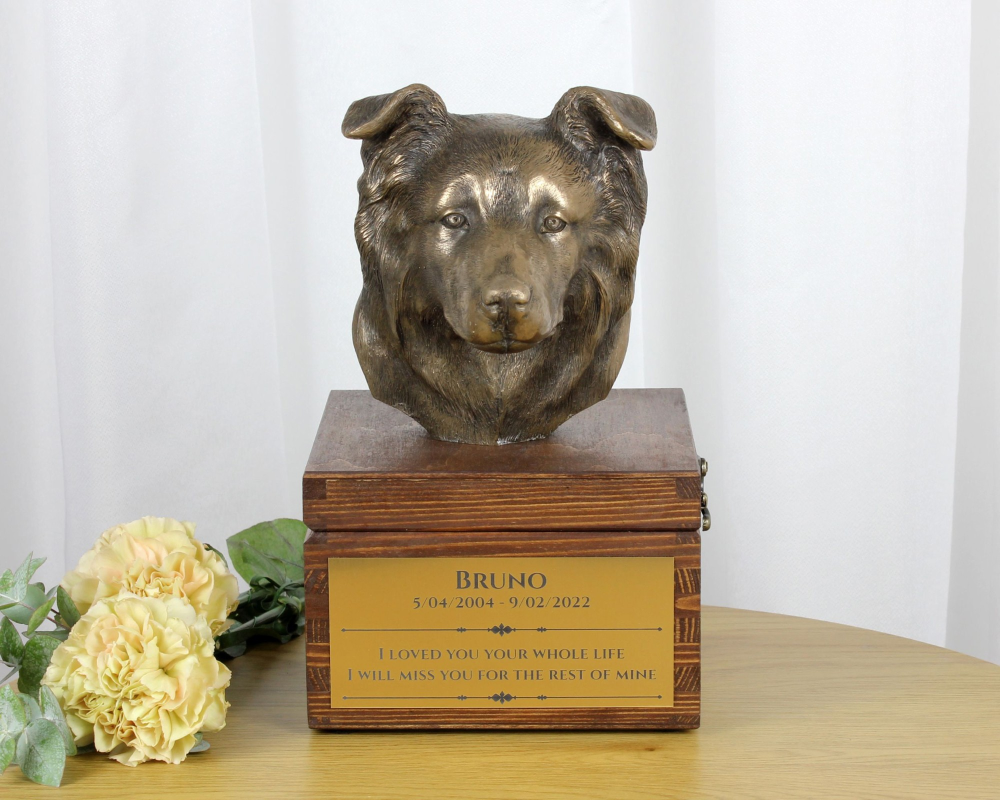
#> input picture video/src/assets_urn_statue/dog/breed-1.jpg, 2000 x 1600 px, given in place of colour-brown.jpg, which was not available (shown at 1/2 size)
$ python -i render_urn_statue.py   (imports and definitions only)
#> lines starting #> are read from the running program, lines starting #| are printed output that depends on the picture
### video/src/render.py
#!/usr/bin/env python3
"""Render the Art-Dog ceramic plaque personalisation video (1920x1080, 30 fps, no audio).

Usage: python3 -I render.py OUTPUT.mp4 [--frames-dir DIR --at T [T ...]]
Everything the video shows lives in this file (texts, timing) and in assets/ and fonts/.
"""
import subprocess
import sys
from pathlib import Path

from PIL import Image, ImageChops, ImageDraw, ImageFont

HERE = Path(__file__).resolve().parent
W, H, FPS, DURATION = 1920, 1080, 30, 15.0
GOLD = (0xD0, 0xA5, 0x49)
DARK = (0x58, 0x59, 0x5B)
WHITE = (255, 255, 255)
FADE = 0.45  # crossfade between scenes / panels, seconds

# ---------------------------------------------------------------- fonts
def playfair(size, italic=False):
    f = ImageFont.truetype(str(HERE / "fonts" / ("PlayfairDisplay-Italic.ttf" if italic else "PlayfairDisplay.ttf")), size)
    f.set_variation_by_axes([400])
    return f


def opensans(size, weight=400):
    f = ImageFont.truetype(str(HERE / "fonts" / "OpenSans.ttf"), size)
    f.set_variation_by_axes([weight, 100])  # axes: Weight, Width
    return f


# ---------------------------------------------------------------- text layers
# [23 lines left out: functions draw_runs, wrap, not called in this run]


def blend(c, a):
    return tuple(int(255 + (v - 255) * a) for v in c)


def text_block(label, title_lines, sub, x, cy, max_w=760, title_size=86, centered=False):
    """Label (gold caps), title (Georgia-style lines; *italic* runs), gold rule, subtitle.
    Returns RGBA layer the size of the frame, block vertically centred on cy."""
    layer = Image.new("RGBA", (W, H), (0, 0, 0, 0))
    d = ImageDraw.Draw(layer)
    lab_f, sub_f = opensans(26, 600), opensans(34, 400)
    tit_r, tit_i = playfair(title_size), playfair(title_size, True)
    line_h = int(title_size * 1.22)
    sub_lines = wrap(sub, sub_f, max_w)
    total = 26 + 30 + line_h * len(title_lines) + 34 + 3 + 34 + 46 * len(sub_lines)
    y = cy - total // 2

    def ox(width):
        return x - width // 2 if centered else x

    lw = sum(lab_f.getlength(c) + 4 for c in label)
    draw_runs(d, ox(lw), y, [(label, lab_f)], GOLD, spacing=4)
    y += 26 + 30
    for line in title_lines:
        runs, parts = [], line.split("*")
        for i, p in enumerate(parts):
            if p:
                runs.append((p, tit_i if i % 2 else tit_r))
        tw = sum(f.getlength(t) for t, f in runs)
        draw_runs(d, ox(int(tw)), y, runs, DARK)
        y += line_h
    y += 34
    rule_w = 90
    d.rectangle([ox(rule_w), y, ox(rule_w) + rule_w, y + 2], fill=GOLD)
    y += 3 + 34
    for sl in sub_lines:
        sw = sub_f.getlength(sl)
        d.text((ox(int(sw)), y), sl, font=sub_f, fill=blend(DARK, 0.85))
        y += 46
    return layer


def caption(text, cx, y):
    layer = Image.new("RGBA", (W, H), (0, 0, 0, 0))
    d = ImageDraw.Draw(layer)
    f = opensans(30, 400)
    w = f.getlength(text)
    d.text((cx - w / 2, y), text, font=f, fill=blend(DARK, 0.9))
    return layer


# ---------------------------------------------------------------- image layers
CROP = (390, 195, 1610, 1810)  # the oval tile inside the 2000x2000 originals


# [7 lines left out: function photo, not called in this run]


def logo(width, cx, y):
    im = Image.open(HERE / "assets" / "logo.png").convert("RGBA")
    h = round(im.height * width / im.width)
    im = im.resize((width, h), Image.LANCZOS)
    layer = Image.new("RGBA", (W, H), (0, 0, 0, 0))
    layer.paste(im, (cx - width // 2, y), im)
    return layer, h


def end_texts(y, breeds="200"):
    layer = Image.new("RGBA", (W, H), (0, 0, 0, 0))
    d = ImageDraw.Draw(layer)
    f = playfair(56, True)
    t = "In loving memory"
    d.text(((W - f.getlength(t)) / 2, y), t, font=f, fill=DARK)
    y += 100
    d.rectangle([W // 2 - 45, y, W // 2 + 45, y + 2], fill=GOLD)
    y += 30
    f2 = opensans(36, 400)
    t2 = "Handmade since 1993"
    d.text(((W - f2.getlength(t2)) / 2, y), t2, font=f2, fill=blend(DARK, 0.9))
    y += 70
    f3 = opensans(22, 600)
    t3 = f"{breeds} BREEDS  ·  ORIGINAL DESIGNS  ·  HANDMADE"
    w3 = sum(f3.getlength(c) + 4 for c in t3)
    draw_runs(d, (W - w3) / 2, y, [(t3, f3)], GOLD, spacing=4)
    return layer


# ---------------------------------------------------------------- timeline
def ease(x):
    x = max(0.0, min(1.0, x))
    return x * x * (3 - 2 * x)


# [108 lines left out: functions fade, scale_alpha, build, compose, main, not called in this run]


# [2 lines that do not run on import are left out]

### video/src/render_urn_statue.py
#!/usr/bin/env python3
"""Film o personalizacji urny z popiersiem z brązu (wybór rasy, wybór koloru urny, imię, daty, cytat). 1920x1080, 30 kl./s, bez dźwięku, 15 s.
Zdjęcia: assets_urn_statue/<gatunek>/breed-1..5.jpg (rasy), colour-brown.jpg, colour-black.jpg.
Użycie: python3 -I render_urn_statue.py dog WYJŚCIE.mp4 [--frames-dir KATALOG --at T [T ...]]
"""
import subprocess
import sys
from pathlib import Path

import numpy as np
from PIL import Image, ImageChops, ImageDraw

HERE = Path(__file__).resolve().parent
sys.path.insert(0, str(HERE))
import render as R  # noqa: E402

W, H, FPS = R.W, R.H, R.FPS
FADE = R.FADE
SPECIES = "dog"
ASSETS = HERE / "assets_urn_statue" / SPECIES
S = [0.0, 1.9, 5.9, 8.4, 12.9, 15.0]
BREEDS = "100"
DESIGNS = "100+"
ease = R.ease


# [17 lines left out: functions put, put_text, not called in this run]


def load(name):
    return Image.open(ASSETS / f"{name}.jpg").convert("RGB")


# ---------------------------------------------------------------- scene 1
# [2 lines that did not run here, left out]
#> in text_block, `layer = Image.new("RGBA", (W, H), (0, 0, 0, 0))`: layer: PIL image 1920x1080 RGBA; every value is 0


# [4 lines left out: function scene1, not called in this run]


# ---------------------------------------------------------------- scene 2: the breeds cross-fade in one place (rounded white corners)
PW = 1000
RADIUS = 40
STATUE = {"dog": "BRONZE STATUE"}[SPECIES]


# [6 lines left out: function rounded, not called in this run]


TILES = []
# [4 lines not run here, left out]
PCX, PCY = 90 + PW // 2, 540
# [1 line that did not run here, left out]
STARTS2 = [0.2 + i * 0.55 for i in range(5)]


# [6 lines left out: function scene2, not called in this run]


# ---------------------------------------------------------------- scene 3: colour of the urn, black slides out from under brown
def urn_tile(name):
    im = load(name)
    a = np.asarray(im).astype(int)
    ys, xs = np.where((255 - a.min(axis=2)) > 40)
    im = im.crop((xs.min() - 14, ys.min() - 14, xs.max() + 15, ys.max() + 15))
    h = 640
    return im.resize((round(im.width * h / im.height), h), Image.LANCZOS).convert("RGBA")


BROWN, BLACK = urn_tile("colour-brown"), urn_tile("colour-black")
#> in load, returned value is the input picture: PIL image 2000x1600 RGB; mean R, G, B 192.3, 182.2, 163.2
#> in urn_tile, `im = im.crop((xs.min() - 14, ys.min() - 14, xs.max() + 15, ys.max() + ..`:
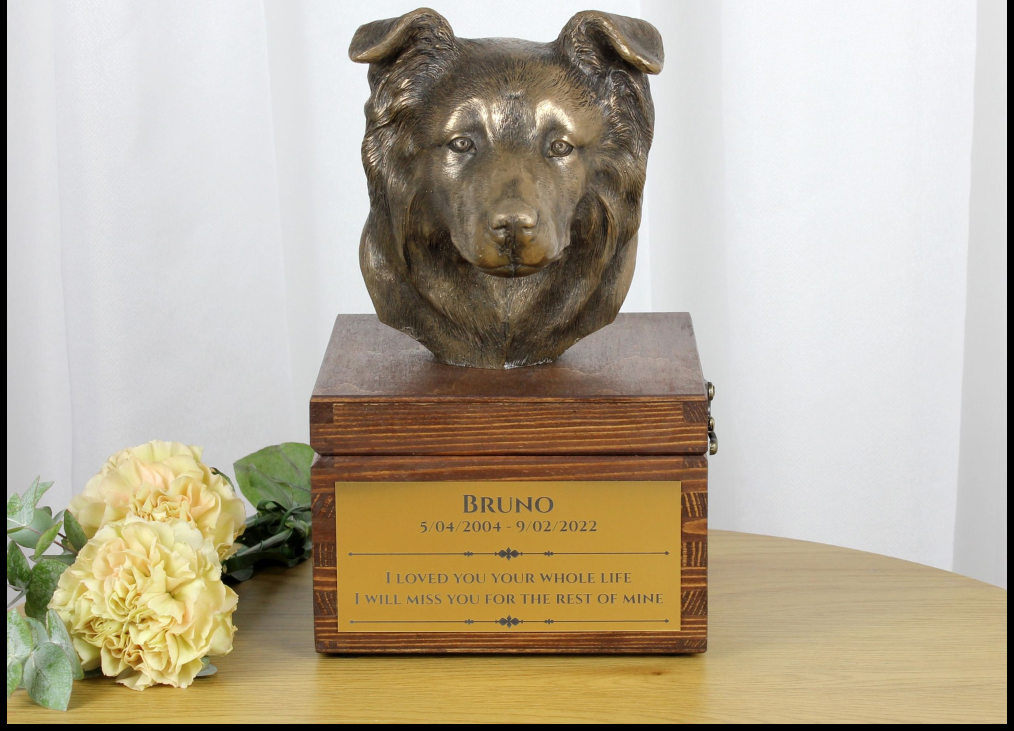
#> im: PIL image 2028x1462 RGB (shown at 1/2 size); mean R, G, B 183, 172, 151.1
#> in urn_tile, `return im.resize((round(im.width * h / im.height), h), Image.LANCZOS)...`:
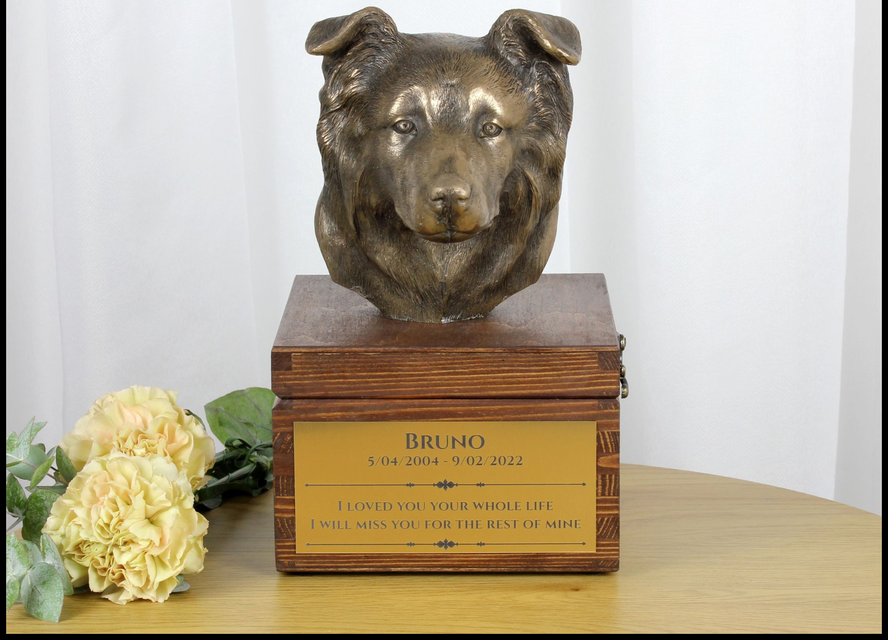
#> returned value: PIL image 888x640 RGBA; mean R, G, B, A 183, 172, 151.1, 255
#> call 2 of urn_tile, with name = 'colour-black'
#> call 2 of load, with name = 'colour-black'
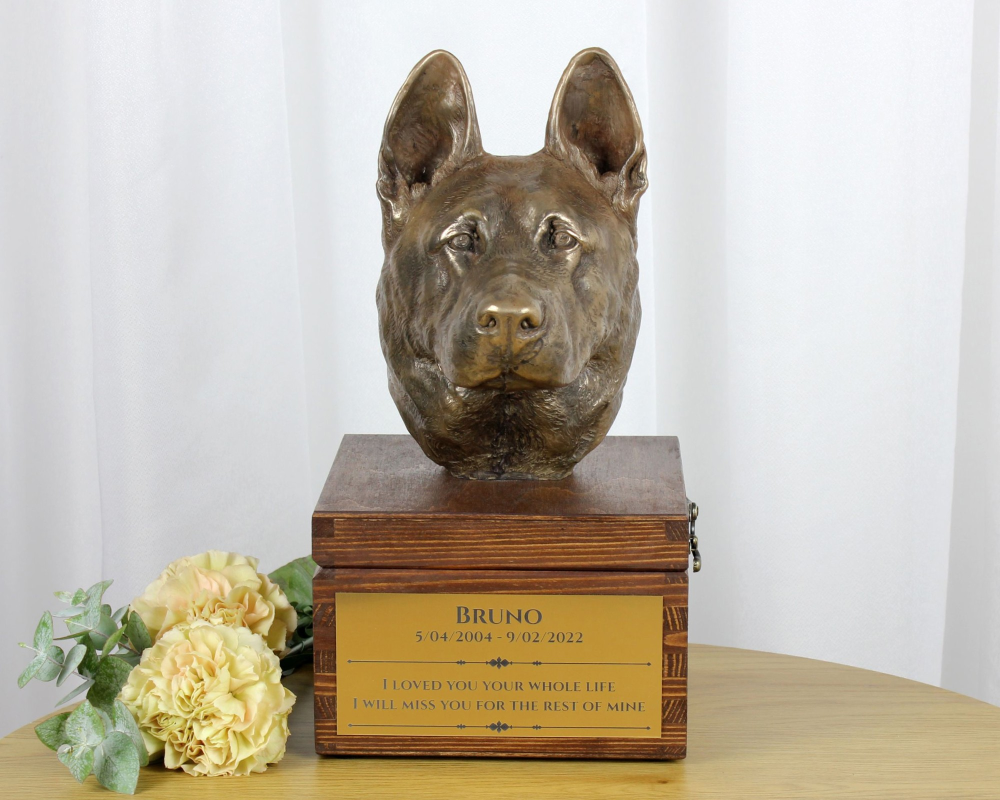
#> input picture video/src/assets_urn_statue/dog/breed-2.jpg, 2000 x 1600 px, given in place of colour-black.jpg, which was not available (shown at 1/2 size)
#> in load, returned value is the input picture: PIL image 2000x1600 RGB; mean R, G, B 193.4, 184.8, 169.2
#> in urn_tile (call 2), `im = im.crop((xs.min() - 14, ys.min() - 14, xs.max() + 15, ys.max() + ..`:
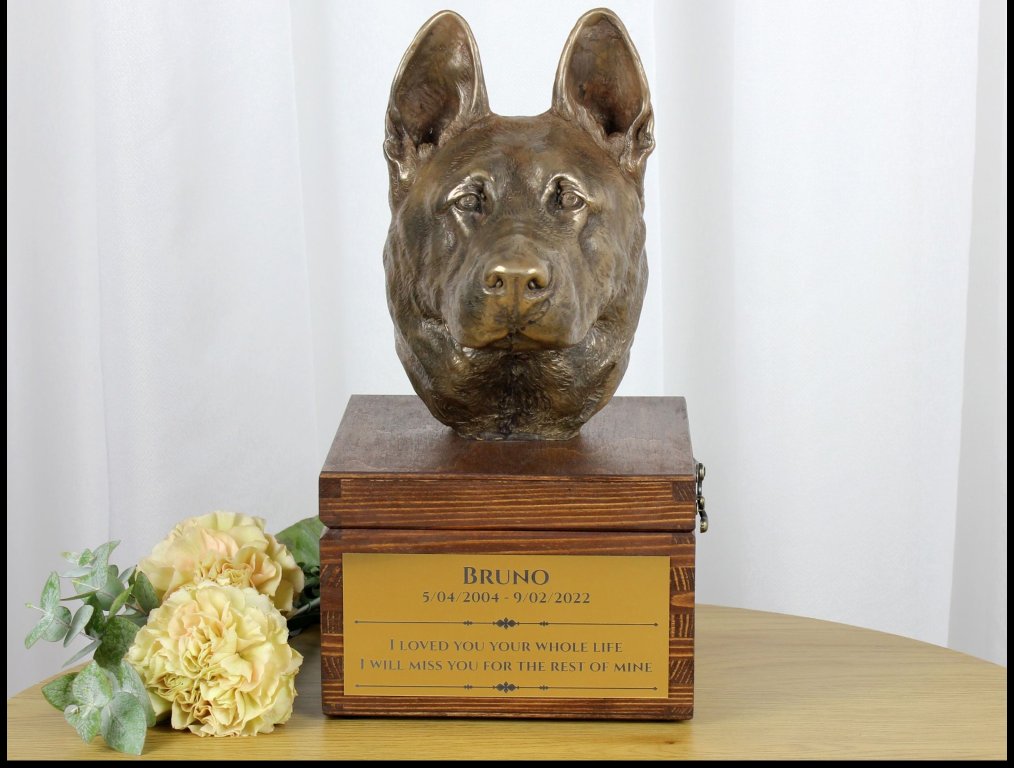
#> im: PIL image 2028x1535 RGB (shown at 1/2 size); mean R, G, B 186.7, 177.7, 161.6
#> in urn_tile (call 2), `return im.resize((round(im.width * h / im.height), h), Image.LANCZOS)...`:
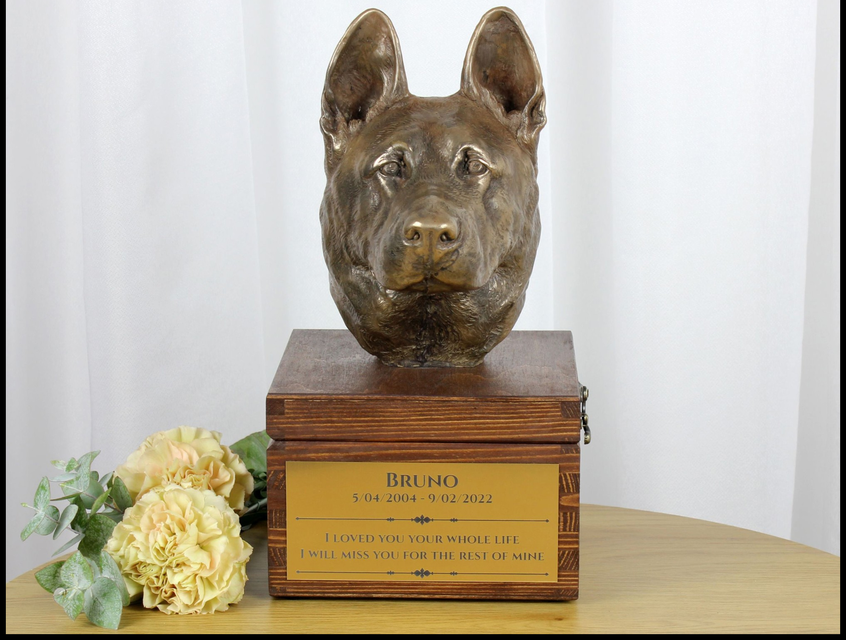
#> returned value: PIL image 846x640 RGBA; mean R, G, B, A 186.8, 177.8, 161.6, 255
X_BROWN, X_BLACK = 330, 330 + BROWN.width + 90
#> X_BROWN = 330; X_BLACK = 1308
X_START = X_BROWN + 40  # hidden behind the brown urn
#> X_START = 370
CY3 = 520
# [1 line that did not run here, left out]
# [1 line that did not run here, left out]


# [9 lines left out: function scene3, not called in this run]


# ---------------------------------------------------------------- scene 4: camera on the engraved plate: name and dates, then the quote
# [1 line not run here, left out]
FW, FH = 840, 560
FCX, FCY = 90 + FW // 2, H // 2
KEYS = [(0.0, 1000, 800, 2000), (0.9, 1000, 1250, 540), (2.2, 1000, 1250, 540), (3.1, 1000, 1340, 760), (4.5, 1000, 1340, 760)]


# [15 lines left out: functions cam, view, not called in this run]


def tb(label, lines, sub):
    return R.text_block(label, lines, sub, 1010, H // 2, max_w=820, title_size=96)


# [2 lines that did not run here, left out]


# [6 lines left out: function scene4, not called in this run]


# ---------------------------------------------------------------- scene 5: end card
_lg, _lh = R.logo(380, W // 2, 0)
#> in logo, `im = im.resize((width, h), Image.LANCZOS)`:
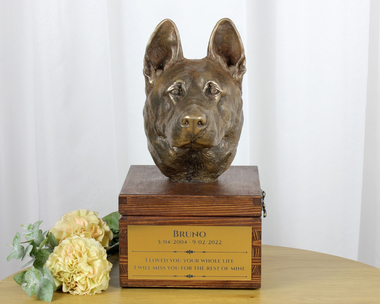
#> im: PIL image 380x304 RGBA; mean R, G, B, A 193.4, 184.8, 169.2, 255
#> in logo, `layer.paste(im, (cx - width // 2, y), im)`:
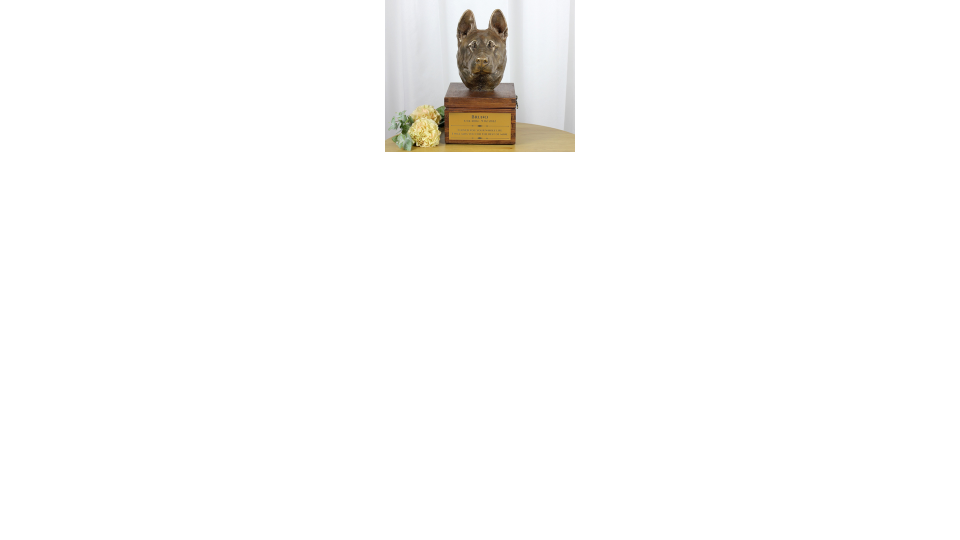
#> layer: PIL image 1920x1080 RGBA (shown at 1/2 size); mean R, G, B, A 10.8, 10.3, 9.4, 14.2; transparent parts drawn white
# [1 line that did not run here, left out]
# [1 line that did not run here, left out]
# [1 line that did not run here, left out]
# [1 line that did not run here, left out]


# [5 lines left out: function scene5, not called in this run]


SCENES = [scene1, scene2, scene3, scene4, scene5]


# [30 lines left out: functions frame, main, not called in this run]


# [2 lines not run here, left out]

>>> result = urn_tile('assets_urn_statue/dog/breed-1.jpg')
#> (the run stopped early here; a loop or call above may not have finished)
